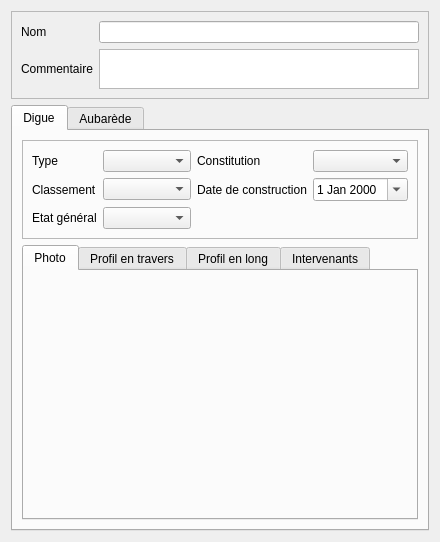
<?xml version="1.0" encoding="UTF-8"?>
<ui version="4.0">
 <class>Form</class>
 <widget class="QWidget" name="Form">
  <property name="geometry">
   <rect>
    <x>0</x>
    <y>0</y>
    <width>440</width>
    <height>542</height>
   </rect>
  </property>
  <property name="windowTitle">
   <string>Form</string>
  </property>
  <layout class="QVBoxLayout" name="verticalLayout" stretch="1,10">
   <item>
    <widget class="QFrame" name="frame_2">
     <property name="frameShape">
      <enum>QFrame::StyledPanel</enum>
     </property>
     <property name="frameShadow">
      <enum>QFrame::Raised</enum>
     </property>
     <layout class="QGridLayout" name="gridLayout">
      <item row="0" column="1">
       <widget class="QLineEdit" name="lineEdit_nom"/>
      </item>
      <item row="0" column="0">
       <widget class="QLabel" name="label_2">
        <property name="text">
         <string>Nom</string>
        </property>
       </widget>
      </item>
      <item row="1" column="1">
       <widget class="QTextBrowser" name="textBrowser_comm">
        <property name="maximumSize">
         <size>
          <width>16777215</width>
          <height>40</height>
         </size>
        </property>
        <property name="readOnly">
         <bool>false</bool>
        </property>
       </widget>
      </item>
      <item row="1" column="0">
       <widget class="QLabel" name="label_9">
        <property name="text">
         <string>Commentaire</string>
        </property>
       </widget>
      </item>
     </layout>
    </widget>
   </item>
   <item>
    <widget class="QTabWidget" name="tabWidget_2">
     <property name="currentIndex">
      <number>0</number>
     </property>
     <widget class="QWidget" name="tab_4">
      <attribute name="title">
       <string>Digue</string>
      </attribute>
      <layout class="QVBoxLayout" name="verticalLayout_9">
       <item>
        <widget class="QFrame" name="frame">
         <property name="frameShape">
          <enum>QFrame::StyledPanel</enum>
         </property>
         <property name="frameShadow">
          <enum>QFrame::Raised</enum>
         </property>
         <layout class="QGridLayout" name="gridLayout_2" columnstretch="1,10,0,0">
          <item row="0" column="2">
           <widget class="QLabel" name="label_3">
            <property name="text">
             <string>Constitution</string>
            </property>
           </widget>
          </item>
          <item row="2" column="3">
           <widget class="QDateEdit" name="dateEdit_datecontruct">
            <property name="calendarPopup">
             <bool>true</bool>
            </property>
           </widget>
          </item>
          <item row="0" column="3">
           <widget class="QComboBox" name="comboBox_contitution"/>
          </item>
          <item row="2" column="2">
           <widget class="QLabel" name="label_11">
            <property name="text">
             <string>Date de construction</string>
            </property>
           </widget>
          </item>
          <item row="0" column="1">
           <widget class="QComboBox" name="comboBox_type"/>
          </item>
          <item row="0" column="0">
           <widget class="QLabel" name="label">
            <property name="text">
             <string>Type</string>
            </property>
           </widget>
          </item>
          <item row="2" column="1">
           <widget class="QComboBox" name="comboBox_classement"/>
          </item>
          <item row="2" column="0">
           <widget class="QLabel" name="label_4">
            <property name="text">
             <string>Classement</string>
            </property>
           </widget>
          </item>
          <item row="3" column="0">
           <widget class="QLabel" name="label_12">
            <property name="text">
             <string>Etat général</string>
            </property>
           </widget>
          </item>
          <item row="3" column="1">
           <widget class="QComboBox" name="comboBox_etat_fonc"/>
          </item>
         </layout>
        </widget>
       </item>
       <item>
        <widget class="QTabWidget" name="tabWidget">
         <property name="currentIndex">
          <number>0</number>
         </property>
         <widget class="QWidget" name="tab_1">
          <attribute name="title">
           <string>Photo</string>
          </attribute>
          <layout class="QVBoxLayout" name="verticalLayout_2"/>
         </widget>
         <widget class="QWidget" name="tab">
          <attribute name="title">
           <string>Profil en travers</string>
          </attribute>
          <layout class="QVBoxLayout" name="verticalLayout_6">
           <item>
            <widget class="QStackedWidget" name="stackedWidget_profiltravers">
             <property name="currentIndex">
              <number>0</number>
             </property>
             <widget class="QWidget" name="page">
              <layout class="QVBoxLayout" name="verticalLayout_7"/>
             </widget>
             <widget class="QWidget" name="page_2">
              <layout class="QVBoxLayout" name="verticalLayout_8"/>
             </widget>
            </widget>
           </item>
          </layout>
         </widget>
         <widget class="QWidget" name="tab_2">
          <attribute name="title">
           <string>Profil en long</string>
          </attribute>
          <layout class="QVBoxLayout" name="verticalLayout_5"/>
         </widget>
         <widget class="QWidget" name="tab_3">
          <attribute name="title">
           <string>Intervenants</string>
          </attribute>
          <layout class="QVBoxLayout" name="verticalLayout_4">
           <item>
            <widget class="QGroupBox" name="groupBox_2">
             <property name="title">
              <string>Intervenants</string>
             </property>
             <layout class="QVBoxLayout" name="verticalLayout_3">
              <property name="leftMargin">
               <number>3</number>
              </property>
              <property name="topMargin">
               <number>3</number>
              </property>
              <property name="rightMargin">
               <number>3</number>
              </property>
              <property name="bottomMargin">
               <number>3</number>
              </property>
              <item>
               <widget class="QTextBrowser" name="textBrowser_intervenants">
                <property name="maximumSize">
                 <size>
                  <width>16777215</width>
                  <height>60</height>
                 </size>
                </property>
               </widget>
              </item>
              <item>
               <widget class="QPushButton" name="pushButton_defineinter">
                <property name="text">
                 <string>Definir les intervenants</string>
                </property>
               </widget>
              </item>
             </layout>
            </widget>
           </item>
           <item>
            <spacer name="verticalSpacer">
             <property name="orientation">
              <enum>Qt::Vertical</enum>
             </property>
             <property name="sizeHint" stdset="0">
              <size>
               <width>20</width>
               <height>40</height>
              </size>
             </property>
            </spacer>
           </item>
          </layout>
         </widget>
        </widget>
       </item>
      </layout>
     </widget>
     <widget class="QWidget" name="tab_5">
      <attribute name="title">
       <string>Aubarède</string>
      </attribute>
      <layout class="QGridLayout" name="gridLayout_3">
       <item row="0" column="1">
        <widget class="QComboBox" name="comboBox_aubaredelargeur"/>
       </item>
       <item row="5" column="0">
        <widget class="QLabel" name="label_8">
         <property name="text">
          <string>Commentaire</string>
         </property>
        </widget>
       </item>
       <item row="4" column="1">
        <widget class="QComboBox" name="comboBox_aubaredevegarboree"/>
       </item>
       <item row="1" column="1">
        <widget class="QComboBox" name="comboBox_aubaredevegherbacee"/>
       </item>
       <item row="6" column="1">
        <spacer name="verticalSpacer_2">
         <property name="orientation">
          <enum>Qt::Vertical</enum>
         </property>
         <property name="sizeHint" stdset="0">
          <size>
           <width>20</width>
           <height>40</height>
          </size>
         </property>
        </spacer>
       </item>
       <item row="1" column="0">
        <widget class="QLabel" name="label_5">
         <property name="text">
          <string>Végétation herbacée</string>
         </property>
         <property name="wordWrap">
          <bool>true</bool>
         </property>
        </widget>
       </item>
       <item row="0" column="0">
        <widget class="QLabel" name="label_10">
         <property name="text">
          <string>Largeur</string>
         </property>
        </widget>
       </item>
       <item row="3" column="1">
        <widget class="QComboBox" name="comboBox_aubaredevegarbustive"/>
       </item>
       <item row="5" column="1">
        <widget class="QTextBrowser" name="textBrowser_aubaredecommentaire"/>
       </item>
       <item row="4" column="0">
        <widget class="QLabel" name="label_6">
         <property name="text">
          <string>Végétation arborée</string>
         </property>
         <property name="wordWrap">
          <bool>true</bool>
         </property>
        </widget>
       </item>
       <item row="3" column="0">
        <widget class="QLabel" name="label_7">
         <property name="text">
          <string>Végétation arbustive</string>
         </property>
         <property name="wordWrap">
          <bool>true</bool>
         </property>
        </widget>
       </item>
      </layout>
     </widget>
    </widget>
   </item>
  </layout>
 </widget>
 <resources/>
 <connections/>
</ui>
